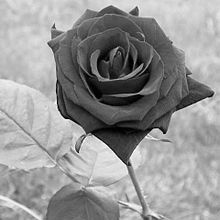
#> input picture gray_rose.jpg, 220 x 220 px; its folder holds 5 pictures in this run
$ python DFT.py frec_0.png
#> lines starting #> are read from the running program, lines starting #| are printed output that depends on the picture
#!/usr/bin/env python
# -*- coding: utf-8 -*-

#(Extra): http://www.bogotobogo.com/python/OpenCV_Python/python_opencv3_Signal_Processing_with_NumPy_Fourier_Transform_FFT_DFT_2.php
#Creditos: https://opencv-python-tutroals.readthedocs.io/en/latest/py_tutorials/py_imgproc/py_transforms/py_fourier_transform/py_fourier_transform.html
import cv2
import numpy as np
import matplotlib.pyplot as plt
import os
import subprocess
import sys
import cmath as mt
import glob
from PIL import Image

dim_x = 0
dim_y = 0

def escribir(index_i, index_j):
    #index_i es k upper limit y index_j cantidad de frec muertas
    filepath = 'output.txt'
    archivo = 'porcentajes_phase_change.txt'
    #archivo = 'porcentajes_kvector.txt'
    porcentaje = ""
    linea = ""

    with open(filepath) as fp:
        line = fp.readline()
        cnt = 1
        while line:
            if(line.split(" ")[0] == 'roses'):
                linea1 = "Line {}: {}".format(cnt, line.strip())
            elif(line.split(" ")[0] == 'tulips'):
                linea2 = "Line {}: {}".format(cnt, line.strip())
            elif(line.split(" ")[0] == 'sunflowers'):
                linea3 = "Line {}: {}".format(cnt, line.strip())
            elif(line.split(" ")[0] == 'dandelion'):
                linea4 = "Line {}: {}".format(cnt, line.strip())
            elif(line.split(" ")[0] == 'daisy'):
                linea5 = "Line {}: {}".format(cnt, line.strip())
            line = fp.readline()
            cnt += 1

    if(str(glob.glob('frec*')) == '[]'):
        file = open(archivo,"w")
        z1 = []
        z2 = []
        z3 = []
        z4 = []
        z5 = []
        value = False
        for letter in linea1:
            if(value):
                z1.append(letter)
            else:
                if(letter==str(0)):
                    z1.append(letter)
                    value = True
        value=False
        for letter in linea2:
            if(value):
                z2.append(letter)
            else:
                if(letter==str(0)):
                    z2.append(letter)
                    value = True
        value=False
        for letter in linea3:
            if(value):
                z3.append(letter)
            else:
                if(letter==str(0)):
                    z3.append(letter)
                    value = True
        value=False
        for letter in linea4:
            if(value):
                z4.append(letter)
            else:
                if(letter==str(0)):
                    z4.append(letter)
                    value = True
        value=False
        for letter in linea5:
            if(value):
                z5.append(letter)
            else:
                if(letter==str(0)):
                    z5.append(letter)
                    value = True

        s1 = ''.join(map(str,z1))
        porcentaje1 = s1.replace(")","")
        s2 = ''.join(map(str,z2))
        porcentaje2 = s2.replace(")","")
        s3 = ''.join(map(str,z3))
        porcentaje3 = s3.replace(")","")
        s4 = ''.join(map(str,z4))
        porcentaje4 = s4.replace(")","")
        s5 = ''.join(map(str,z5))
        porcentaje5 = s5.replace(")","")

        #rosas, tulipanes, sunflowers, dandelion, daisy
        file.write(porcentaje1 + " " + porcentaje2 + " " + porcentaje3 + " " + porcentaje4 + " " + porcentaje5 + " " + str(index_i) + " " + str(index_j) + "\n")
        os.system("rm output.txt")
    else:
        file = open(archivo,"a")
        z1 = []
        z2 = []
        z3 = []
        z4 = []
        z5 = []
        value = False
        for letter in linea1:
            if(value):
                z1.append(letter)
            else:
                if(letter==str(0)):
                    z1.append(letter)
                    value = True
        value=False
        for letter in linea2:
            if(value):
                z2.append(letter)
            else:
                if(letter==str(0)):
                    z2.append(letter)
                    value = True
        value=False
        for letter in linea3:
            if(value):
                z3.append(letter)
            else:
                if(letter==str(0)):
                    z3.append(letter)
                    value = True
        value=False
        for letter in linea4:
            if(value):
                z4.append(letter)
            else:
                if(letter==str(0)):
                    z4.append(letter)
                    value = True
        value=False
        for letter in linea5:
            if(value):
                z5.append(letter)
            else:
                if(letter==str(0)):
                    z5.append(letter)
                    value = True

        s1 = ''.join(map(str,z1))
        porcentaje1 = s1.replace(")","")
        s2 = ''.join(map(str,z2))
        porcentaje2 = s2.replace(")","")
        s3 = ''.join(map(str,z3))
        porcentaje3 = s3.replace(")","")
        s4 = ''.join(map(str,z4))
        porcentaje4 = s4.replace(")","")
        s5 = ''.join(map(str,z5))
        porcentaje5 = s5.replace(")","")

        #rosas, tulipanes, sunflowers, dandelion, daisy
        file.write(porcentaje1 + " " + porcentaje2 + " " + porcentaje3 + " " + porcentaje4 + " " + porcentaje5 + " " + str(index_i) + " " + str(index_j) + "\n")
        os.system("rm output.txt")

# [156 lines left out: functions escribir_kvector, inicio, index, cut_off_frec, cut_off_kvector, not called in this run]

def pol2cart(rho, phi):
    x = rho * np.cos(phi)
    y = rho * np.sin(phi)
    return x, y

def phase_change(frec,k):
    #Estoy cambiando solo 2, esto debe entrar en el for y guardar imágenes. y grafica de todas las flores.
    #range(110) es la versión de cambiar las primeras frecuencias.
    s=0
    for i in range(int(dim_x/2)):
        for j in range(int(dim_y/2)):
            i_random = int((110-100)*np.random.random() + 100)
            j_random = int((110-100)*np.random.random() + 100)
            #i_random = int(110*np.random.random())
            #j_random = int(110*np.random.random())
            norm = np.sqrt(i**2 + j**2)
            if(i==0 and j==0):
                s=0
            else:
                if(norm < k):
                    #s es el número de frecuencias que voy cambiando.
                    #ESTÁ EN MODO SWITCH DE AMPLITUDES, NO FASES.
                    s+=1
                    s1, s2 = frec[i][j]
                    s3, s4 = frec[i_random][j_random]
                    temp_magn = np.linalg.norm(s1 + s2*j)
                    temp_angl = np.angle(s1 + s2*j)
                    temp_magn2 = np.linalg.norm(s3 + s4*j)
                    temp_angl2 = np.angle(s3 + s4*j)
                    a, b = pol2cart(temp_magn2, temp_angl)
                    frec[i][j] = [a,b]
                    c, d = pol2cart(temp_magn, temp_angl2)
                    frec[i_random][j_random] = [c,d]

                    s1, s2 = frec[i][-j]
                    s3, s4 = frec[i_random][-j_random]
                    temp_magn = np.linalg.norm(s1 + s2*j)
                    temp_angl = np.angle(s1 + s2*j)
                    temp_magn2 = np.linalg.norm(s3 + s4*j)
                    temp_angl2 = np.angle(s3 + s4*j)
                    a, b = pol2cart(temp_magn2, temp_angl)
                    frec[i][-j] = [a,b]
                    c, d = pol2cart(temp_magn, temp_angl2)
                    frec[i_random][-j_random] = [c,d]

                    s1, s2 = frec[-i-1][-j]
                    s3, s4 = frec[-i_random-1][-j_random]
                    temp_magn = np.linalg.norm(s1 + s2*j)
                    temp_angl = np.angle(s1 + s2*j)
                    temp_magn2 = np.linalg.norm(s3 + s4*j)
                    temp_angl2 = np.angle(s3 + s4*j)
                    a, b = pol2cart(temp_magn2, temp_angl)
                    frec[-i-1][-j] = [a,b]
                    c, d = pol2cart(temp_magn, temp_angl2)
                    frec[-i_random-1][-j_random] = [c,d]

                    s1, s2 = frec[-i-1][j-1]
                    s3, s4 = frec[-i_random-1][j_random-1]
                    temp_magn = np.linalg.norm(s1 + s2*j)
                    temp_angl = np.angle(s1 + s2*j)
                    temp_magn2 = np.linalg.norm(s3 + s4*j)
                    temp_angl2 = np.angle(s3 + s4*j)
                    a, b = pol2cart(temp_magn2, temp_angl)
                    frec[-i-1][j-1] = [a,b]
                    c, d = pol2cart(temp_magn, temp_angl2)
                    frec[-i_random-1][j_random-1] = [c,d]

    return frec,s

#codigo en negrilla representa isolated frecuencies
#este pedazo de código da los índices límites para los k.
n_changes = [2]
s=0
t=3
while(n_changes[s]<160):
    n_changes.append(n_changes[s]+t)
    t+=1
    s+=1

#n_changes = n_changes[::-1]  para hacer el otro filtro.

#text: roses tulipanes girasoles diente_de_león margarita k_limit affected_frecuencies

img = Image.open('gray_rose.jpg')
#> img is the input picture: PIL image 220x220 L; min 0, max 255, mean 148.4
dim_x, dim_y = img.size
#> dim_x = 220; dim_y = 220

path = sys.argv[1]

for i in n_changes:
    if(str(glob.glob('frec*')) == '[]'):
        index_i=0
        index_j=0
        img = cv2.imread(path,0)
        dft = cv2.dft(np.float32(img),flags = cv2.DFT_COMPLEX_OUTPUT)
        #dft = cut_off_frec(dft,index_i,index_j)
        #dft,s = cut_off_kvector(dft,i)
        dft,s = phase_change(dft,i)
        img_back = cv2.idft(dft)
        img_back = cv2.magnitude(img_back[:,:,0],img_back[:,:,1])
        fig = plt.figure()
        fig.set_size_inches(3.56,3.56)
        plt.imshow(img_back,cmap='gray')
        plt.xticks([]), plt.yticks([])
        #index_i, index_j = inicio(index_i, index_j)
        #plt.savefig('frec_' + str(index_i*220 + index_j) + ".png",bbox_inches='tight', pad_inches=-0.1)
        plt.savefig('frec_' + str(i) + ".png",bbox_inches='tight', pad_inches=-0.1)
        f = open("output.txt", 'w')
        h = os.popen("python scripts/label_image.py --image frec_" + str(i) + ".png").read()
        f.write(h)
        f.close()
        escribir(i, s)
        #escribir(i,s)
    else:
        #index_i, index_j = index()
        img = cv2.imread(path,0)
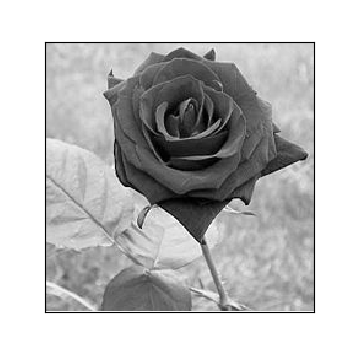
#> input picture frec_0.png, 350 x 350 px
#> img is the input picture: shape (350, 350); min 0, max 255, mean 189.6
        dft = cv2.dft(np.float32(img),flags = cv2.DFT_COMPLEX_OUTPUT)
        #dft = cut_off_frec(dft,index_i,index_j)
        dft,s = phase_change(dft,i)
#> s = 3
        #dft,s = cut_off_kvector(dft,i)
        img_back = cv2.idft(dft)
        img_back = cv2.magnitude(img_back[:,:,0],img_back[:,:,1])
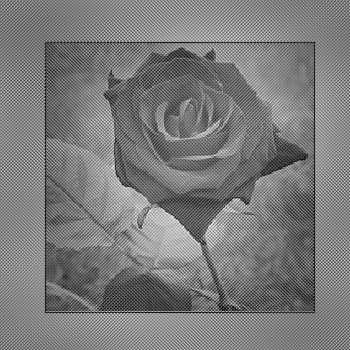
#> img_back: shape (350, 350) float32; min 209483.2, max 48837024, mean 23865274; drawn with min black and max white
        fig = plt.figure()
        fig.set_size_inches(3.56,3.56)
        plt.imshow(img_back,cmap='gray')
        plt.xticks([]), plt.yticks([])
        #index_i, index_j = inicio(index_i, index_j)

        os.system("rm frec_*")
        #plt.savefig('frec_' + str(index_i*220 + index_j) + ".png",bbox_inches='tight', pad_inches=-0.1)
        plt.savefig('frec_' + str(i) + ".png",bbox_inches='tight', pad_inches=-0.1)
        f = open("output.txt", 'w')
        h = os.popen("python scripts/label_image.py --image frec_" + str(i) + ".png").read()
        f.write(h)
        f.close()
        escribir(i, s)
#> (the run stopped early here; a loop or call above may not have finished)
